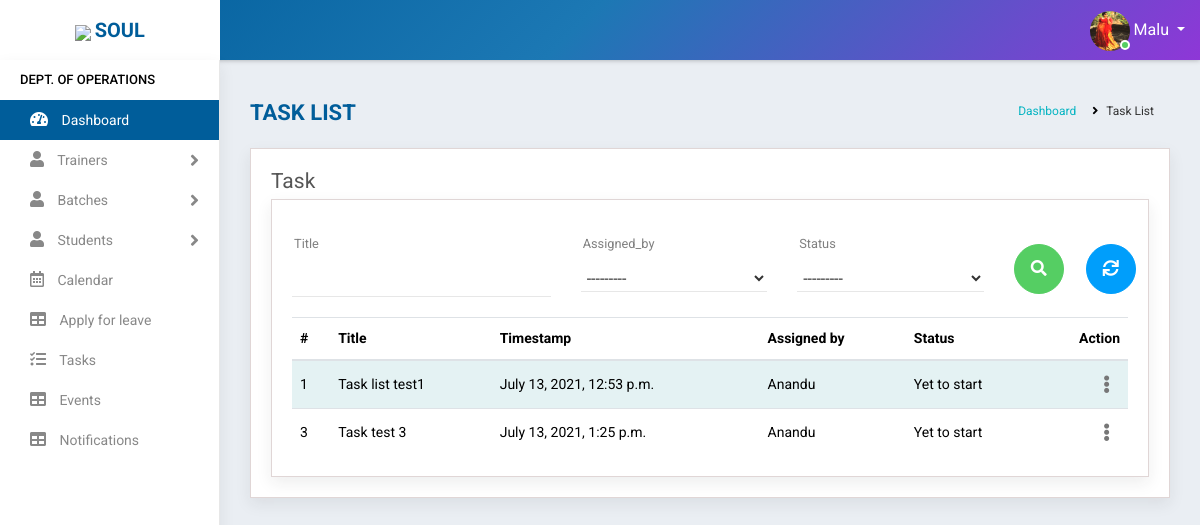
Screenshot of /task/ (signed in) with the database file from the repository.
### accounts/models.py (models this page shows, shortened)
class Staff(models.Model):
    value= [
    ('1', 'Operations'),
    ('2', 'Sales'),
    ('3', 'Trainer'),
    ('4', 'Admin'),
]
    user = models.OneToOneField(User,on_delete=models.CASCADE,null=True)
    name = models.CharField(max_length=100,null=True)
    mobile = models.CharField(max_length=10,null=True)
    city = models.CharField(max_length=100,null=True)
    stype = models.CharField(max_length=100,null=True,choices=value)
    profile_pic = models.ImageField(null=True, blank=True,default="user-circle-solid.jpg")
    def __str__(self):
        return self.name

class Task(models.Model):
    status_value= [
        ('Yet to start', 'Yet to start'),
        ('In progress', 'In progress'),
        ('Completed', 'Completed'),
    ]
    user = models.ForeignKey(Staff,on_delete=models.CASCADE,null=True)
    title = models.CharField(max_length=100,null=True)
    description = models.TextField(max_length=500,null=True)
    created_at = models.DateTimeField(auto_now_add=True,null=True)
    assigned_by = models.ForeignKey(Staff,on_delete=models.CASCADE,null=True,related_name='sender')
    status = models.CharField(max_length=100,choices=status_value,default='Yet to start')
    class Meta:
        ordering=['created_at','-status']

### accounts/views.py (the view)
# urls.py: path('task/',TaskListView.as_view(),name='task'),
class TaskListView(View):
    def get(self, request):
        user=request.user
        if user.is_authenticated:
            s= Staff.objects.get(user=user)
            if s.stype =="1" or s.stype =="2" or s.stype == "3" or s.stype == "4":
                task=Task.objects.filter(user=s).order_by('-status','created_at')
                f=TaskFilter(self.request.GET,queryset=task)
                task=f.qs
                return render(request, 'accounts/task_list.html',{'task':task,'f':f})
            else:
                return redirect('logout')
        else:
            return redirect('logout')

### accounts/templates/accounts/task_list.html (shortened to what this page needs)
{% extends 'accounts/main.html' %}
    {% block content %}
<div class="main-wrapper">
    {% include 'accounts/navbar.html' %}
    {% include 'accounts/sidebar_operations.html' %}
        <div class="page-wrapper">
            <div class="content container-fluid">
                <div class="page-header">
                    <div class="row">
                        <div class="col-lg-7 col-md-12 col-sm-12 col-12">
                            <h5 class="text-uppercase">Task List</h5>
                        </div>
                        <div class="col-lg-5 col-md-12 col-sm-12 col-12">
                            <ul class="list-inline breadcrumb float-right">
                                <li class="list-inline-item"><a href="{% url 'operations_dashboard' %}">Dashboard</a></li>
                                <li class="list-inline-item">Task List</li>
                            </ul>
                        </div>
                    </div>
                </div>
                <div class="content-page">
                    <div class="row">
                        <div class="col-sm-8 col-5">
                            <h4 class="page-title">Task</h4>
                        </div>
                    </div>
                    <form method="get">
                    <div class="content-page">
                        <div class="row filter-row">
                            <div class="col-sm-6 col-md-4">
                                <div class="form-group custom-mt-form-group">
                                {{f.form.title}}
                                <label class="control-label">Title</label><i class="bar"></i>
                                </div>
                            </div>
                            <div class="col-sm-6 col-md-3">
                                <div class="form-group custom-mt-form-group">
                                {{f.form.assigned_by}}
                                <label class="control-label">Assigned_by</label><i class="bar"></i>
                                </div>
                            </div>
                            <div class="col-sm-6 col-md-3">
                                <div class="form-group custom-mt-form-group">
                                {{f.form.status}}
                                <label class="control-label">Status</label><i class="bar"></i>
                                </div>
                            </div>
                            <div class="col-sm-6 col-md-1">
                                <button type="submit" class="btn btn-success btn-block mt-4 mb-2"  style="height: 30px;width:50px;border-radius: 50px 50px 50px 50px"><i class="fa fa-search" aria-hidden="true"></i></button>
                            </div>
                            <div class="col-sm-6 col-md-1">
                                <a type="reset" href="{% url 'task' %}" class="btn btn-info btn-block mt-4 mb-2"  style="height: 30px;width:50px;border-radius: 50px 50px 50px 50px"><i class="fas fa-sync" aria-hidden="true"></i></a>
                            </div>
                        </div>
                    </form>
                    <div class="row">
                        <div class="col-md-12">
                            <div class="table-responsive">
                                <table class="table table-striped custom-table">
                                    <thead>
                                        <tr>
                                            <th>#</th>
                                            <th>Title</th>
                                            <th>Timestamp</th>
                                            <th>Assigned by</th>
                                            <th>Status</th>
                                            <th class="text-right">Action</th>
                                        </tr>
                                    </thead>
                                    <tbody>
                                        {% for i in task %}
                                        <tr>
                                            <td>
                                                {{i.id}}
                                            </td>
                                            <td>{{i.title}}</td>
                                            <td>{{i.created_at}}</td>
                                            <td>{{i.assigned_by}}</td>
                                            <td>{{i.status}}</td>
                                            <td class="text-right">
                                                <div class="dropdown dropdown-action">
                                                    <a href="#" class="action-icon dropdown-toggle" data-toggle="dropdown"
                                                        aria-expanded="false"><i class="fas fa-ellipsis-v"></i></a>
                                                </div>
                                            </td>
                                        </tr>
                                        {% endfor %}
                                    </tbody>
                                </table>
                            </div>
                        </div>
                    </div>
                </div>
            </div>
        </div>
    </div>
{% endblock %}

### accounts/templates/accounts/navbar.html (shortened to what this page needs)
<div class="header">
    <div class="header-left">
        <a href="https://www.teqstories.com" class="logo">
            <img src="https://www.teqstories.com/assets/images/Blue.png" style="height: 40px;width:auto;">
            <span class="text-uppercase"><b>Soul</b></span>
        </a>
    </div>
    <div class="page-title-box float-left">
    </div>
    <ul class="nav user-menu float-right">
        <li class="nav-item dropdown has-arrow">
            <a href="#" class="dropdown-toggle nav-link user-link" data-toggle="dropdown">
                <span class="user-img"><img class="rounded-circle" src="{{request.user.staff.profile_pic.url}}" width="40" height="40" alt="Admin">
                    <span class="status online"></span></span>
                <span>{{request.user.staff.name|title}}</span>
            </a>
        </li>
    </ul>
</div>

### rows the page displays
Task: id "1", title "Task list test1", created_at "July 13, 2021, 12:53 p.m.", assigned_by "Anandu", status "Yet to start"
Task: id "3", title "Task test 3", created_at "July 13, 2021, 1:25 p.m.", assigned_by "Anandu", status "Yet to start"

### other values shown
{{ request.user.staff.name|title }} "Malu"
